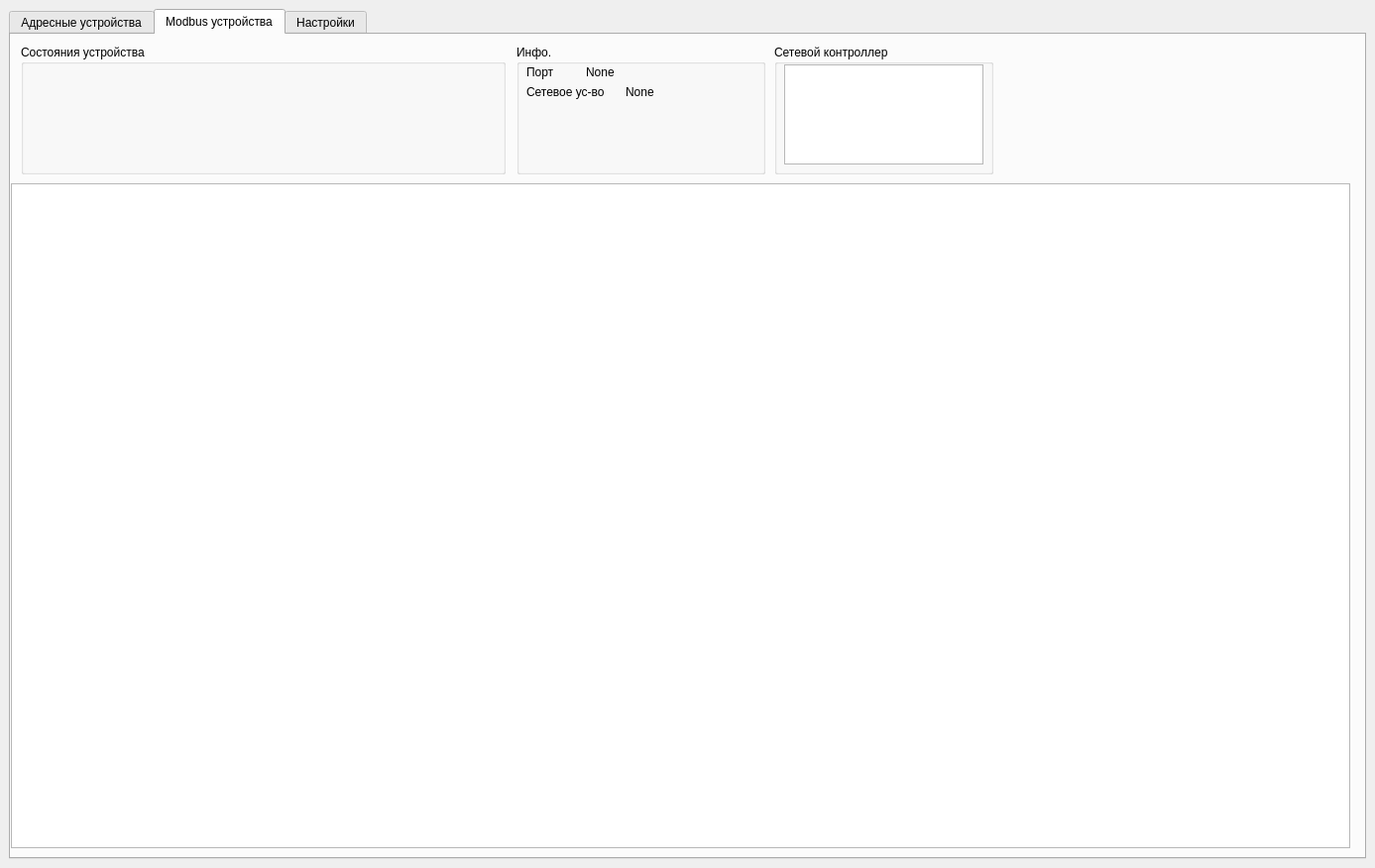
<?xml version="1.0" encoding="UTF-8"?>
<ui version="4.0">
 <class>MainWindow</class>
 <widget class="QMainWindow" name="MainWindow">
  <property name="geometry">
   <rect>
    <x>0</x>
    <y>0</y>
    <width>1387</width>
    <height>876</height>
   </rect>
  </property>
  <property name="windowTitle">
   <string>MainWindow</string>
  </property>
  <property name="styleSheet">
   <string notr="true"/>
  </property>
  <widget class="QWidget" name="centralwidget">
   <layout class="QVBoxLayout" name="verticalLayout_2">
    <item>
     <widget class="QTabWidget" name="tabWidget">
      <property name="enabled">
       <bool>true</bool>
      </property>
      <property name="sizePolicy">
       <sizepolicy hsizetype="Expanding" vsizetype="Expanding">
        <horstretch>0</horstretch>
        <verstretch>0</verstretch>
       </sizepolicy>
      </property>
      <property name="minimumSize">
       <size>
        <width>1271</width>
        <height>800</height>
       </size>
      </property>
      <property name="styleSheet">
       <string notr="true"/>
      </property>
      <property name="tabShape">
       <enum>QTabWidget::TabShape::Rounded</enum>
      </property>
      <property name="currentIndex">
       <number>1</number>
      </property>
      <widget class="QWidget" name="ash_device_tab">
       <attribute name="title">
        <string>Адресные устройства</string>
       </attribute>
       <layout class="QVBoxLayout" name="verticalLayout_3">
        <item>
         <layout class="QHBoxLayout" name="horizontalLayout">
          <property name="spacing">
           <number>6</number>
          </property>
          <property name="sizeConstraint">
           <enum>QLayout::SizeConstraint::SetDefaultConstraint</enum>
          </property>
          <item>
           <widget class="QGroupBox" name="ash_chenge_state_device_groupBox">
            <property name="sizePolicy">
             <sizepolicy hsizetype="Fixed" vsizetype="Fixed">
              <horstretch>0</horstretch>
              <verstretch>0</verstretch>
             </sizepolicy>
            </property>
            <property name="minimumSize">
             <size>
              <width>489</width>
              <height>131</height>
             </size>
            </property>
            <property name="title">
             <string>Cостояния устройства</string>
            </property>
            <widget class="QWidget" name="verticalLayoutWidget">
             <property name="geometry">
              <rect>
               <x>10</x>
               <y>20</y>
               <width>471</width>
               <height>101</height>
              </rect>
             </property>
             <layout class="QVBoxLayout" name="ash_v_layer_state_dev_layout">
              <property name="spacing">
               <number>0</number>
              </property>
              <item>
               <layout class="QHBoxLayout" name="ash_h_top_state_dev_layout">
                <property name="spacing">
                 <number>0</number>
                </property>
               </layout>
              </item>
              <item>
               <layout class="QHBoxLayout" name="ash_h_center_state_dev_layout">
                <property name="spacing">
                 <number>0</number>
                </property>
               </layout>
              </item>
              <item>
               <layout class="QHBoxLayout" name="ash_h_bottom_state_dev_layout">
                <property name="spacing">
                 <number>0</number>
                </property>
               </layout>
              </item>
             </layout>
            </widget>
           </widget>
          </item>
          <item>
           <widget class="QGroupBox" name="groupBox">
            <property name="sizePolicy">
             <sizepolicy hsizetype="Fixed" vsizetype="Fixed">
              <horstretch>0</horstretch>
              <verstretch>0</verstretch>
             </sizepolicy>
            </property>
            <property name="minimumSize">
             <size>
              <width>270</width>
              <height>131</height>
             </size>
            </property>
            <property name="title">
             <string>Инфо.</string>
            </property>
            <widget class="QLabel" name="ash_port_lbl">
             <property name="geometry">
              <rect>
               <x>0</x>
               <y>20</y>
               <width>50</width>
               <height>20</height>
              </rect>
             </property>
             <property name="sizePolicy">
              <sizepolicy hsizetype="Fixed" vsizetype="Fixed">
               <horstretch>0</horstretch>
               <verstretch>0</verstretch>
              </sizepolicy>
             </property>
             <property name="minimumSize">
              <size>
               <width>50</width>
               <height>20</height>
              </size>
             </property>
             <property name="text">
              <string>Порт</string>
             </property>
             <property name="alignment">
              <set>Qt::AlignmentFlag::AlignCenter</set>
             </property>
            </widget>
            <widget class="QLabel" name="ash_port_info_lbl">
             <property name="geometry">
              <rect>
               <x>60</x>
               <y>20</y>
               <width>111</width>
               <height>20</height>
              </rect>
             </property>
             <property name="sizePolicy">
              <sizepolicy hsizetype="Fixed" vsizetype="Fixed">
               <horstretch>0</horstretch>
               <verstretch>0</verstretch>
              </sizepolicy>
             </property>
             <property name="minimumSize">
              <size>
               <width>50</width>
               <height>20</height>
              </size>
             </property>
             <property name="text">
              <string>None</string>
             </property>
            </widget>
            <widget class="QLabel" name="ash_net_dev_lbl">
             <property name="geometry">
              <rect>
               <x>10</x>
               <y>40</y>
               <width>80</width>
               <height>20</height>
              </rect>
             </property>
             <property name="sizePolicy">
              <sizepolicy hsizetype="Fixed" vsizetype="Fixed">
               <horstretch>0</horstretch>
               <verstretch>0</verstretch>
              </sizepolicy>
             </property>
             <property name="minimumSize">
              <size>
               <width>80</width>
               <height>20</height>
              </size>
             </property>
             <property name="text">
              <string>Сетевое уc-во</string>
             </property>
            </widget>
            <widget class="QLabel" name="ash_net_dev_info_lbl">
             <property name="geometry">
              <rect>
               <x>100</x>
               <y>40</y>
               <width>150</width>
               <height>20</height>
              </rect>
             </property>
             <property name="sizePolicy">
              <sizepolicy hsizetype="Fixed" vsizetype="Fixed">
               <horstretch>0</horstretch>
               <verstretch>0</verstretch>
              </sizepolicy>
             </property>
             <property name="minimumSize">
              <size>
               <width>150</width>
               <height>20</height>
              </size>
             </property>
             <property name="text">
              <string>None</string>
             </property>
            </widget>
           </widget>
          </item>
          <item>
           <layout class="QGridLayout" name="_2">
            <property name="sizeConstraint">
             <enum>QLayout::SizeConstraint::SetMinimumSize</enum>
            </property>
           </layout>
          </item>
          <item>
           <widget class="QGroupBox" name="ash_choice_net_dev_groupBox">
            <property name="sizePolicy">
             <sizepolicy hsizetype="Fixed" vsizetype="Fixed">
              <horstretch>0</horstretch>
              <verstretch>0</verstretch>
             </sizepolicy>
            </property>
            <property name="minimumSize">
             <size>
              <width>221</width>
              <height>131</height>
             </size>
            </property>
            <property name="title">
             <string>Сетевой контроллер</string>
            </property>
            <widget class="QListWidget" name="ash_out_net_dev_listWidget">
             <property name="geometry">
              <rect>
               <x>10</x>
               <y>20</y>
               <width>201</width>
               <height>101</height>
              </rect>
             </property>
            </widget>
           </widget>
          </item>
          <item>
           <spacer name="horizontalSpacer">
            <property name="orientation">
             <enum>Qt::Orientation::Horizontal</enum>
            </property>
            <property name="sizeHint" stdset="0">
             <size>
              <width>40</width>
              <height>20</height>
             </size>
            </property>
           </spacer>
          </item>
         </layout>
        </item>
        <item>
         <widget class="QTableWidget" name="ash_devices_tableWidget">
          <property name="minimumSize">
           <size>
            <width>1247</width>
            <height>614</height>
           </size>
          </property>
         </widget>
        </item>
       </layout>
      </widget>
      <widget class="QWidget" name="modbus_device_tab">
       <attribute name="title">
        <string>Modbus устройства</string>
       </attribute>
       <widget class="QTableWidget" name="mb_devices_tableWidget">
        <property name="geometry">
         <rect>
          <x>0</x>
          <y>150</y>
          <width>1351</width>
          <height>671</height>
         </rect>
        </property>
       </widget>
       <widget class="QGroupBox" name="mb_choice_net_dev_groupBox">
        <property name="geometry">
         <rect>
          <x>770</x>
          <y>10</y>
          <width>221</width>
          <height>131</height>
         </rect>
        </property>
        <property name="title">
         <string>Сетевой контроллер</string>
        </property>
        <widget class="QListWidget" name="mb_out_net_dev_listWidget">
         <property name="geometry">
          <rect>
           <x>10</x>
           <y>20</y>
           <width>201</width>
           <height>101</height>
          </rect>
         </property>
        </widget>
       </widget>
       <widget class="QGroupBox" name="mb_chenge_state_device_groupBox">
        <property name="geometry">
         <rect>
          <x>10</x>
          <y>10</y>
          <width>489</width>
          <height>131</height>
         </rect>
        </property>
        <property name="title">
         <string>Состояния устройства</string>
        </property>
        <widget class="QWidget" name="verticalLayoutWidget_2">
         <property name="geometry">
          <rect>
           <x>10</x>
           <y>20</y>
           <width>471</width>
           <height>101</height>
          </rect>
         </property>
         <layout class="QVBoxLayout" name="v_layer_state_dev_layout_2">
          <property name="spacing">
           <number>0</number>
          </property>
          <item>
           <layout class="QHBoxLayout" name="mb_h_top_state_dev_layout"/>
          </item>
          <item>
           <layout class="QHBoxLayout" name="mb_h_center_state_dev_layout"/>
          </item>
          <item>
           <layout class="QHBoxLayout" name="mb_h_bottom_state_dev_layout"/>
          </item>
         </layout>
        </widget>
       </widget>
       <widget class="QWidget" name="layoutWidget">
        <property name="geometry">
         <rect>
          <x>630</x>
          <y>110</y>
          <width>2</width>
          <height>2</height>
         </rect>
        </property>
        <layout class="QHBoxLayout" name="ash_h_bottom_state_dev_layout_3">
         <property name="spacing">
          <number>0</number>
         </property>
        </layout>
       </widget>
       <widget class="QGroupBox" name="mb_info_groupBox">
        <property name="geometry">
         <rect>
          <x>510</x>
          <y>10</y>
          <width>251</width>
          <height>131</height>
         </rect>
        </property>
        <property name="title">
         <string>Инфо.</string>
        </property>
        <widget class="QLabel" name="mb_port_lbl">
         <property name="geometry">
          <rect>
           <x>10</x>
           <y>20</y>
           <width>49</width>
           <height>16</height>
          </rect>
         </property>
         <property name="text">
          <string>Порт</string>
         </property>
        </widget>
        <widget class="QLabel" name="mb_port_info_lbl">
         <property name="geometry">
          <rect>
           <x>70</x>
           <y>20</y>
           <width>71</width>
           <height>16</height>
          </rect>
         </property>
         <property name="text">
          <string>None</string>
         </property>
        </widget>
        <widget class="QLabel" name="mb_net_dev_lbl">
         <property name="geometry">
          <rect>
           <x>10</x>
           <y>40</y>
           <width>91</width>
           <height>16</height>
          </rect>
         </property>
         <property name="text">
          <string>Сетевое ус-во</string>
         </property>
        </widget>
        <widget class="QLabel" name="mb_net_dev_info_lbl">
         <property name="geometry">
          <rect>
           <x>110</x>
           <y>40</y>
           <width>131</width>
           <height>16</height>
          </rect>
         </property>
         <property name="text">
          <string>None</string>
         </property>
        </widget>
       </widget>
      </widget>
      <widget class="QWidget" name="settings_tab">
       <attribute name="title">
        <string>Настройки</string>
       </attribute>
       <widget class="QGroupBox" name="port_and_ne_dev_groupBox">
        <property name="geometry">
         <rect>
          <x>20</x>
          <y>370</y>
          <width>361</width>
          <height>401</height>
         </rect>
        </property>
        <property name="sizePolicy">
         <sizepolicy hsizetype="Fixed" vsizetype="Fixed">
          <horstretch>0</horstretch>
          <verstretch>0</verstretch>
         </sizepolicy>
        </property>
        <property name="styleSheet">
         <string notr="true"/>
        </property>
        <property name="title">
         <string>Port -&gt; Net Device</string>
        </property>
        <widget class="QTableWidget" name="port_and_net_dev_tableWidget">
         <property name="geometry">
          <rect>
           <x>20</x>
           <y>70</y>
           <width>331</width>
           <height>321</height>
          </rect>
         </property>
         <property name="styleSheet">
          <string notr="true">QHeaderView::section:horizontal {
    color: #fff;
    background-color: rgb(0, 85, 127);
 }
QTableWidget {
	background-color: rgb(0, 0, 127);
	color: rgb(85, 255, 0);
	font: 63 8pt &quot;Yu Gothic UI Semibold&quot;;
}
</string>
         </property>
        </widget>
        <widget class="QPushButton" name="start_emulator_btn">
         <property name="geometry">
          <rect>
           <x>20</x>
           <y>30</y>
           <width>151</width>
           <height>23</height>
          </rect>
         </property>
         <property name="styleSheet">
          <string notr="true"/>
         </property>
         <property name="text">
          <string>Запустить эмулятор</string>
         </property>
        </widget>
        <widget class="QPushButton" name="delete_line_btn">
         <property name="geometry">
          <rect>
           <x>184</x>
           <y>30</y>
           <width>101</width>
           <height>23</height>
          </rect>
         </property>
         <property name="styleSheet">
          <string notr="true"/>
         </property>
         <property name="text">
          <string>Удалить запись</string>
         </property>
        </widget>
       </widget>
       <widget class="QGroupBox" name="ports_groupBox">
        <property name="geometry">
         <rect>
          <x>390</x>
          <y>370</y>
          <width>251</width>
          <height>401</height>
         </rect>
        </property>
        <property name="sizePolicy">
         <sizepolicy hsizetype="Fixed" vsizetype="Fixed">
          <horstretch>0</horstretch>
          <verstretch>0</verstretch>
         </sizepolicy>
        </property>
        <property name="styleSheet">
         <string notr="true"/>
        </property>
        <property name="title">
         <string>Порты</string>
        </property>
        <widget class="QListWidget" name="ports_listWidget">
         <property name="geometry">
          <rect>
           <x>10</x>
           <y>60</y>
           <width>231</width>
           <height>331</height>
          </rect>
         </property>
         <property name="styleSheet">
          <string notr="true"/>
         </property>
        </widget>
        <widget class="QPushButton" name="get_ports_btn">
         <property name="geometry">
          <rect>
           <x>10</x>
           <y>20</y>
           <width>141</width>
           <height>23</height>
          </rect>
         </property>
         <property name="styleSheet">
          <string notr="true"/>
         </property>
         <property name="text">
          <string>Получить список портов</string>
         </property>
        </widget>
       </widget>
       <widget class="QGroupBox" name="net_dev_groupBox">
        <property name="geometry">
         <rect>
          <x>650</x>
          <y>370</y>
          <width>241</width>
          <height>401</height>
         </rect>
        </property>
        <property name="sizePolicy">
         <sizepolicy hsizetype="Fixed" vsizetype="Fixed">
          <horstretch>0</horstretch>
          <verstretch>0</verstretch>
         </sizepolicy>
        </property>
        <property name="styleSheet">
         <string notr="true"/>
        </property>
        <property name="title">
         <string>Сетевое устройство</string>
        </property>
        <widget class="QListWidget" name="net_dev_listWidget">
         <property name="geometry">
          <rect>
           <x>10</x>
           <y>60</y>
           <width>221</width>
           <height>331</height>
          </rect>
         </property>
         <property name="styleSheet">
          <string notr="true"/>
         </property>
        </widget>
        <widget class="QPushButton" name="get_net_dev_btn">
         <property name="geometry">
          <rect>
           <x>10</x>
           <y>20</y>
           <width>221</width>
           <height>23</height>
          </rect>
         </property>
         <property name="styleSheet">
          <string notr="true"/>
         </property>
         <property name="text">
          <string>Получить список сетевых устройств</string>
         </property>
        </widget>
       </widget>
       <widget class="QGroupBox" name="groupBox_2">
        <property name="geometry">
         <rect>
          <x>20</x>
          <y>10</y>
          <width>261</width>
          <height>311</height>
         </rect>
        </property>
        <property name="sizePolicy">
         <sizepolicy hsizetype="Fixed" vsizetype="Fixed">
          <horstretch>0</horstretch>
          <verstretch>0</verstretch>
         </sizepolicy>
        </property>
        <property name="minimumSize">
         <size>
          <width>261</width>
          <height>311</height>
         </size>
        </property>
        <property name="styleSheet">
         <string notr="true"/>
        </property>
        <property name="title">
         <string>Параметры подключения к базе данных</string>
        </property>
        <widget class="QLabel" name="port_db_lbl">
         <property name="geometry">
          <rect>
           <x>10</x>
           <y>60</y>
           <width>47</width>
           <height>16</height>
          </rect>
         </property>
         <property name="styleSheet">
          <string notr="true"/>
         </property>
         <property name="text">
          <string>Port</string>
         </property>
        </widget>
        <widget class="QLabel" name="host_db_lbl">
         <property name="geometry">
          <rect>
           <x>10</x>
           <y>30</y>
           <width>47</width>
           <height>14</height>
          </rect>
         </property>
         <property name="styleSheet">
          <string notr="true"/>
         </property>
         <property name="text">
          <string>Host</string>
         </property>
        </widget>
        <widget class="QLabel" name="user_db_lbl">
         <property name="geometry">
          <rect>
           <x>10</x>
           <y>90</y>
           <width>51</width>
           <height>16</height>
          </rect>
         </property>
         <property name="styleSheet">
          <string notr="true"/>
         </property>
         <property name="text">
          <string>User</string>
         </property>
        </widget>
        <widget class="QLabel" name="pass_db_lbl">
         <property name="geometry">
          <rect>
           <x>10</x>
           <y>120</y>
           <width>61</width>
           <height>16</height>
          </rect>
         </property>
         <property name="styleSheet">
          <string notr="true"/>
         </property>
         <property name="text">
          <string>Password</string>
         </property>
        </widget>
        <widget class="QLabel" name="name_db_lbl">
         <property name="geometry">
          <rect>
           <x>10</x>
           <y>150</y>
           <width>61</width>
           <height>16</height>
          </rect>
         </property>
         <property name="styleSheet">
          <string notr="true"/>
         </property>
         <property name="text">
          <string>Name DB</string>
         </property>
        </widget>
        <widget class="QLineEdit" name="host_db_lineEdit">
         <property name="geometry">
          <rect>
           <x>110</x>
           <y>30</y>
           <width>141</width>
           <height>20</height>
          </rect>
         </property>
         <property name="toolTip">
          <string>&lt;html&gt;&lt;head/&gt;&lt;body&gt;&lt;p&gt;Адрес (IP4) подключения к БД&lt;/p&gt;&lt;/body&gt;&lt;/html&gt;</string>
         </property>
         <property name="styleSheet">
          <string notr="true"/>
         </property>
         <property name="inputMask">
          <string>000\.000\.000\.000</string>
         </property>
         <property name="text">
          <string>...</string>
         </property>
        </widget>
        <widget class="QLineEdit" name="port_db_lineEdit">
         <property name="geometry">
          <rect>
           <x>110</x>
           <y>60</y>
           <width>141</width>
           <height>20</height>
          </rect>
         </property>
         <property name="toolTip">
          <string>&lt;html&gt;&lt;head/&gt;&lt;body&gt;&lt;p&gt;Номер порта должен быть в диапазоне &lt;span style=&quot; font-family:'JetBrains Mono','monospace'; font-size:10pt; font-weight:600; font-style:italic; color:#ff0000;&quot;&gt;1024-49151&lt;/span&gt;&lt;/p&gt;&lt;/body&gt;&lt;/html&gt;</string>
         </property>
         <property name="styleSheet">
          <string notr="true"/>
         </property>
         <property name="inputMask">
          <string>00009</string>
         </property>
         <property name="text">
          <string/>
         </property>
        </widget>
        <widget class="QLineEdit" name="user_db_lineEdit">
         <property name="geometry">
          <rect>
           <x>110</x>
           <y>90</y>
           <width>141</width>
           <height>20</height>
          </rect>
         </property>
         <property name="toolTip">
          <string>&lt;html&gt;&lt;head/&gt;&lt;body&gt;&lt;p&gt;Логин базы данных&lt;/p&gt;&lt;/body&gt;&lt;/html&gt;</string>
         </property>
         <property name="styleSheet">
          <string notr="true"/>
         </property>
         <property name="text">
          <string/>
         </property>
        </widget>
        <widget class="QLineEdit" name="pass_db_lineEdit">
         <property name="geometry">
          <rect>
           <x>110</x>
           <y>120</y>
           <width>141</width>
           <height>20</height>
          </rect>
         </property>
         <property name="toolTip">
          <string>&lt;html&gt;&lt;head/&gt;&lt;body&gt;&lt;p&gt;Пароль базы данных&lt;/p&gt;&lt;/body&gt;&lt;/html&gt;</string>
         </property>
         <property name="styleSheet">
          <string notr="true"/>
         </property>
         <property name="text">
          <string/>
         </property>
        </widget>
        <widget class="QLineEdit" name="name_db_lineEdit">
         <property name="geometry">
          <rect>
           <x>110</x>
           <y>150</y>
           <width>141</width>
           <height>20</height>
          </rect>
         </property>
         <property name="toolTip">
          <string>&lt;html&gt;&lt;head/&gt;&lt;body&gt;&lt;p&gt;Имя базы данных&lt;/p&gt;&lt;/body&gt;&lt;/html&gt;</string>
         </property>
         <property name="styleSheet">
          <string notr="true"/>
         </property>
         <property name="text">
          <string/>
         </property>
        </widget>
        <widget class="QPushButton" name="save_db_btn">
         <property name="geometry">
          <rect>
           <x>10</x>
           <y>260</y>
           <width>75</width>
           <height>23</height>
          </rect>
         </property>
         <property name="toolTip">
          <string>&lt;html&gt;&lt;head/&gt;&lt;body&gt;&lt;p&gt;Сохранение настроек для дальнейшей работы &lt;/p&gt;&lt;/body&gt;&lt;/html&gt;</string>
         </property>
         <property name="styleSheet">
          <string notr="true"/>
         </property>
         <property name="text">
          <string>Save</string>
         </property>
        </widget>
        <widget class="QPushButton" name="check_db_btn">
         <property name="geometry">
          <rect>
           <x>10</x>
           <y>200</y>
           <width>241</width>
           <height>31</height>
          </rect>
         </property>
         <property name="toolTip">
          <string>&lt;html&gt;&lt;head/&gt;&lt;body&gt;&lt;p&gt;Проверка подключения к базе данных&lt;/p&gt;&lt;/body&gt;&lt;/html&gt;</string>
         </property>
         <property name="styleSheet">
          <string notr="true"/>
         </property>
         <property name="text">
          <string>Проверить настройки подключения</string>
         </property>
        </widget>
       </widget>
       <widget class="QPushButton" name="join_btn">
        <property name="geometry">
         <rect>
          <x>400</x>
          <y>320</y>
          <width>151</width>
          <height>23</height>
         </rect>
        </property>
        <property name="styleSheet">
         <string notr="true"/>
        </property>
        <property name="text">
         <string>Объединить</string>
        </property>
       </widget>
       <widget class="QLineEdit" name="sn_emulator_lineEdit">
        <property name="geometry">
         <rect>
          <x>770</x>
          <y>320</y>
          <width>113</width>
          <height>20</height>
         </rect>
        </property>
       </widget>
       <widget class="QLabel" name="label">
        <property name="geometry">
         <rect>
          <x>660</x>
          <y>320</y>
          <width>81</width>
          <height>21</height>
         </rect>
        </property>
        <property name="text">
         <string>SN эмулятора</string>
        </property>
       </widget>
      </widget>
     </widget>
    </item>
   </layout>
  </widget>
 </widget>
 <resources/>
 <connections/>
</ui>
